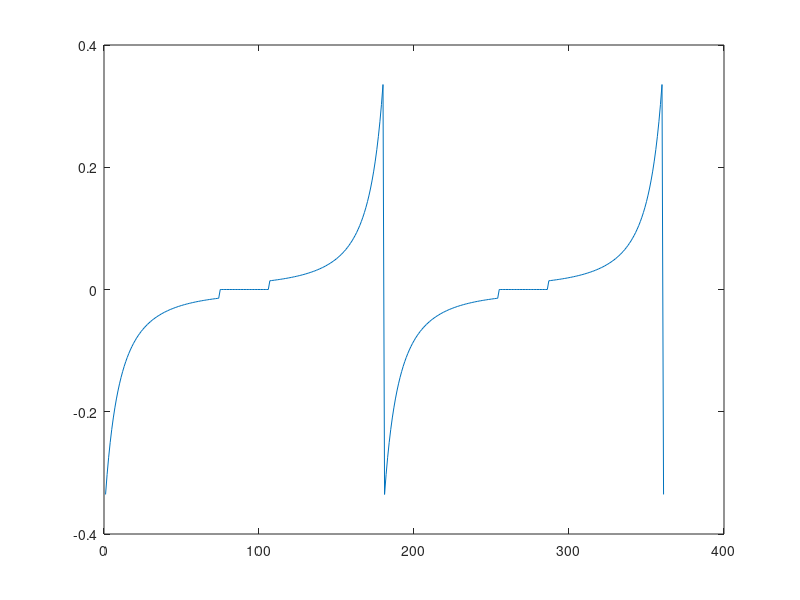
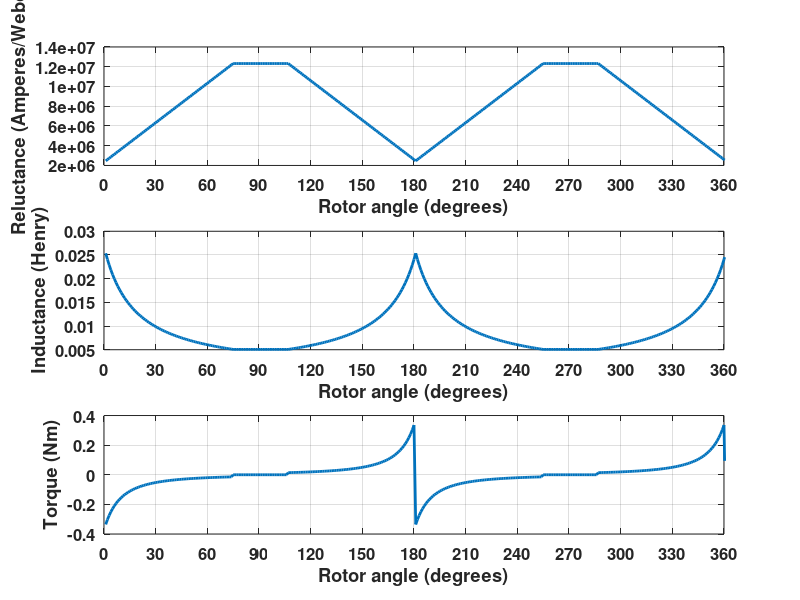

Reproduce these figures in MATLAB, in order.
clear
clc
mu=4*pi*1e-7;
Area=2*pi*12.5e-3*(74/360)*20e-3;
air_gap_min=5*1e-4*2;
air_gap_max=25*1e-4*2;
degree=0:1:360;
turn_number=250;
current=3;

for position=0:1:180
    if (position<=74)
        effective_air_gap(position+1)=((74-position)*air_gap_min+(position)*air_gap_max)/74;
    elseif (74<position & position<106)
        effective_air_gap(position+1)=air_gap_max;
    elseif (position>=106)
        effective_air_gap(position+1)=((180-position)*air_gap_max+(position-(180-74))*air_gap_min)/74;
    end
end
effective_air_gap=[effective_air_gap effective_air_gap(1,2:181)]; %due to symmetry  

Reluctance=effective_air_gap./(mu*Area);
        
Inductance=turn_number^2./Reluctance;

%plot(Inductance)

for i=1:360
    torque(i)=(Inductance(i+1)-Inductance(i))/(pi/180)*0.5*current^2;
end
torque(361)=torque(1);
plot(torque)

figure
subplot(3,1,1)
plot(Reluctance,'LineWidth',2);
xlabel('Rotor angle (degrees)','FontSize',12,'FontWeight','bold');
ylabel('Reluctance (Amperes/Weber)','FontSize',12,'FontWeight','bold');
set(gca,'FontSize',12,'FontWeight','bold')
grid on
xlim([0 360])
xticks([0 30 60 90 120 150 180 210 240 270 300 330 360])

% figure
subplot(3,1,2)
plot(Inductance,'LineWidth',2);
xlabel('Rotor angle (degrees)','FontSize',12,'FontWeight','bold');
ylabel('Inductance (Henry)','FontSize',12,'FontWeight','bold');
set(gca,'FontSize',12,'FontWeight','bold')
grid on
xlim([0 360])
xticks([0 30 60 90 120 150 180 210 240 270 300 330 360])

% figure
subplot(3,1,3)
plot(torque,'LineWidth',2);
xlabel('Rotor angle (degrees)','FontSize',12,'FontWeight','bold');
ylabel('Torque (Nm)','FontSize',12,'FontWeight','bold');
set(gca,'FontSize',12,'FontWeight','bold')
grid on
xlim([0 360])
xticks([0 30 60 90 120 150 180 210 240 270 300 330 360])

    